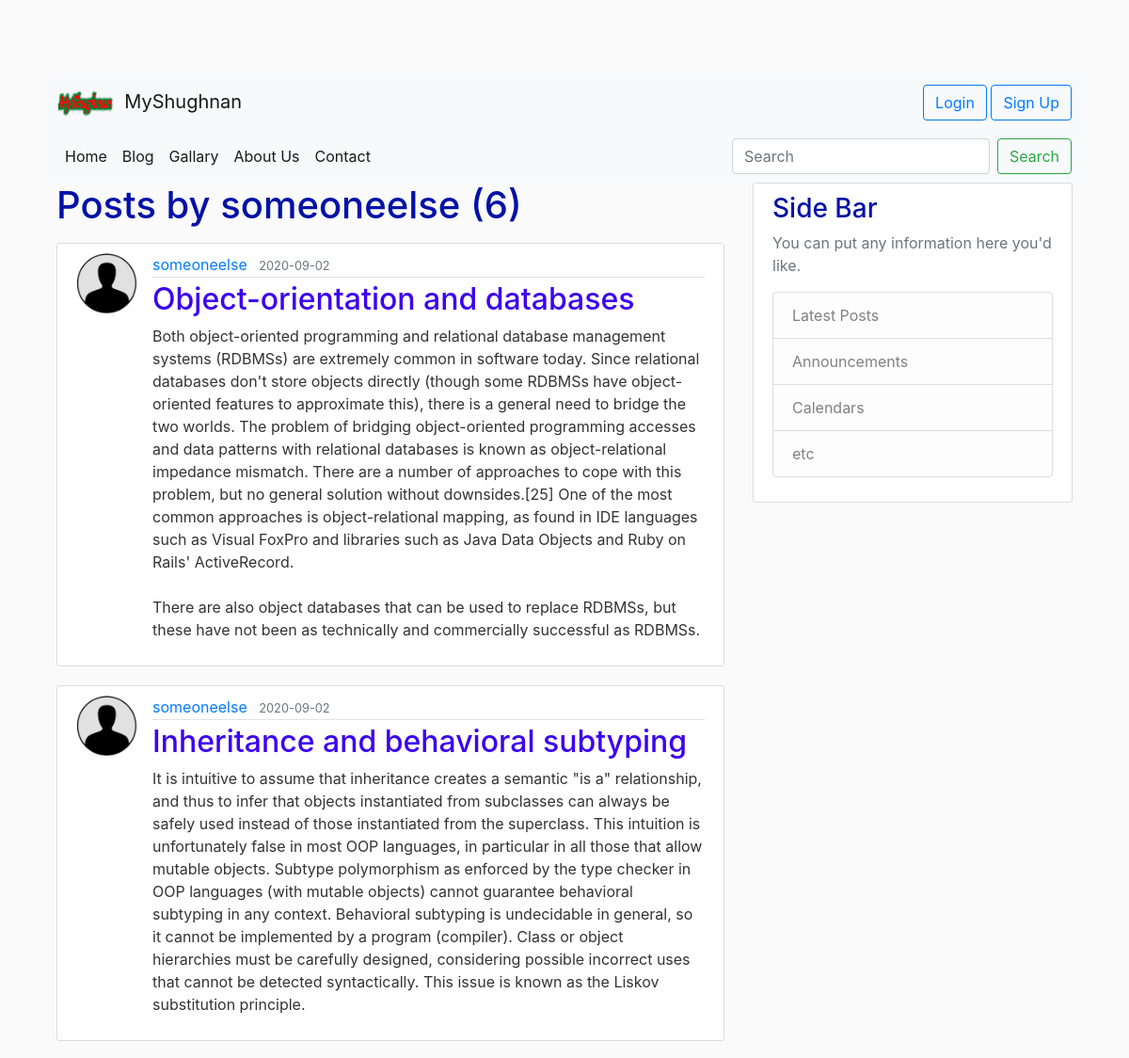
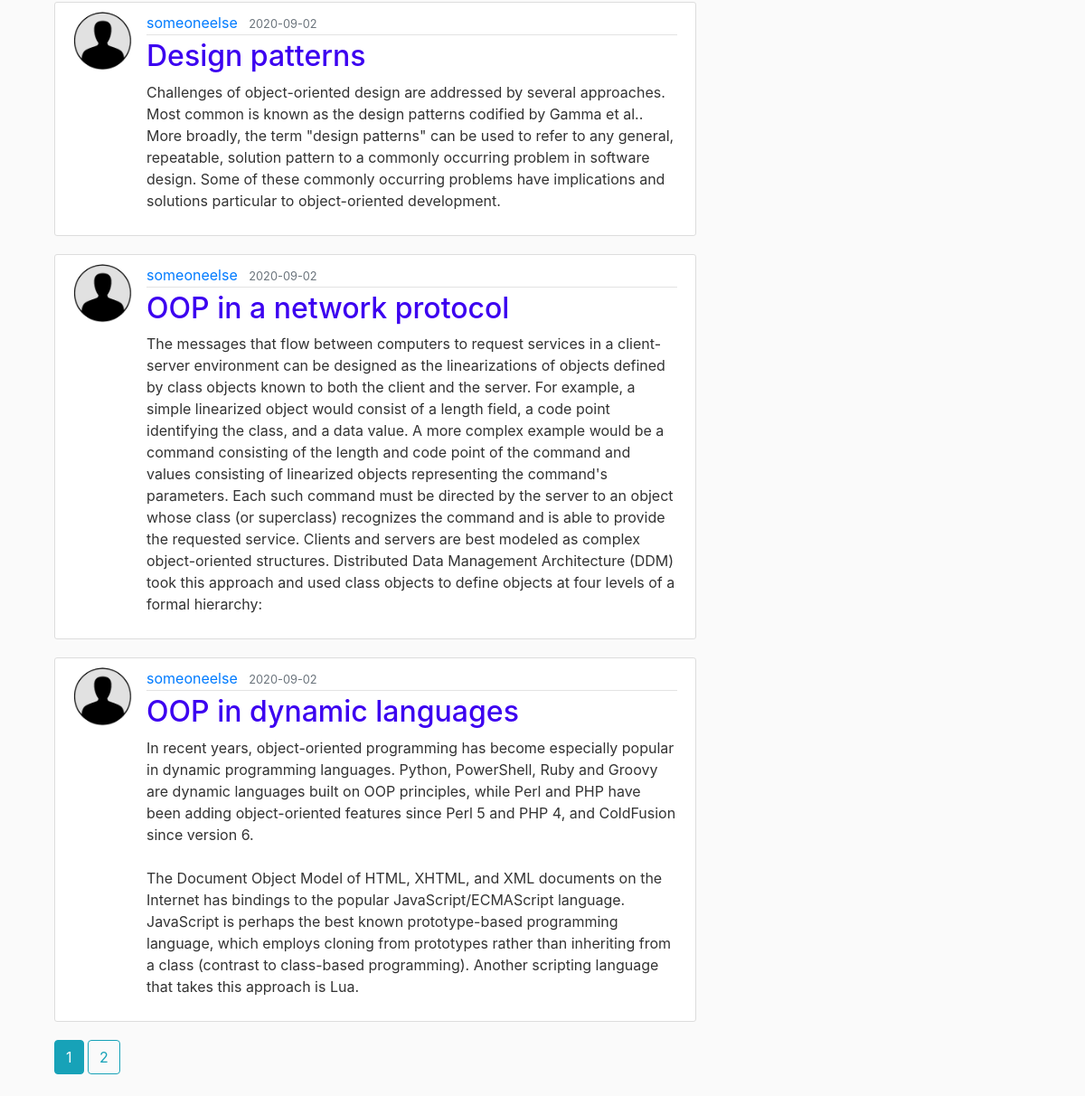
Screenshot of /user/someoneelse with the database file from the repository (2 pictures, top to bottom).
### flaskblog/models.py (models this page shows, shortened)
class User(db.Model, UserMixin):
    id = db.Column(db.Integer, primary_key = True )
    username = db.Column(db.String(20), unique = True, nullable = False)
    email = db.Column(db.String(120), unique = True, nullable = False)
    image_file = db.Column(db.String(20), nullable = False, default = 'default.jpg')
    password = db.Column(db.String(60), nullable = False)
    posts = db.relationship('Post', backref='author', lazy = True)

class Post(db.Model):
    id = db.Column(db.Integer, primary_key = True )
    title  = db.Column(db.String(100), nullable = False)
    date_posted = db.Column(db.DateTime,  nullable = False, default = datetime.utcnow)
    content =  db.Column(db.Text, nullable = False)
    user_id = db.Column(db.Integer, db.ForeignKey('user.id'), nullable = False)

### flaskblog/users/routes.py (the view)
@users.route("/user/<string:username>")
def user_posts(username):
    page = request.args.get('page', 1, type=int)
    user = User.query.filter_by(username=username).first_or_404()
    posts = Post.query.filter_by(author=user)\
        .order_by(Post.date_posted.desc())\
        .paginate(page=page, per_page=5)
    return render_template('user_posts.html', posts=posts, user=user)

### flaskblog/templates/user_posts.html
{% extends "base.html" %}
{% block content %}
    <h1 class="mb-3">Posts by {{ user.username }} ({{ posts.total }})</h1>
    {% for post in posts.items %}
        <article class="media content-section">
          <img class="rounded-circle article-img" height="100" width="100" src="{{ url_for('static', filename='profile_pics/' + post.author.image_file) }}">
          <div class="media-body">
            <div class="article-metadata">
              <a class="mr-2" href="{{ url_for('users.user_posts', username=post.author.username) }}">{{ post.author.username }}</a>
              <small class="text-muted">{{ post.date_posted.strftime('%Y-%m-%d') }}</small>
            </div>
            <h2><a class="article-title" href="{{ url_for('posts.post', post_id=post.id) }}">{{ post.title }}</a></h2>
            <p class="article-content">{{ post.content }}</p>
          </div>
        </article>
    {% endfor %}
    {% for page_num in posts.iter_pages(left_edge=1, right_edge=1, left_current=1, right_current=2) %}
      {% if page_num %}
        {% if posts.page == page_num %}
          <a class="btn btn-info mb-4" href="{{ url_for('users.user_posts', username=user.username, page=page_num) }}">{{ page_num }}</a>
        {% else %}
          <a class="btn btn-outline-info mb-4" href="{{ url_for('users.user_posts', username=user.username, page=page_num) }}">{{ page_num }}</a>
        {% endif %}
      {% else %}
        ...
      {% endif %}
    {% endfor %}
{% endblock content %}

### flaskblog/static/main.css (style rules this page uses)
body { background: #fafafa; color: #333333; margin-top: 5rem; }
h1, h2, h3, h4, h5, h6 { color: #0011a8; }
.content-section { background: #ffffff; padding: 10px 20px; border: 1px solid #dddddd; border-radius: 3px; margin-bottom: 20px; }
.article-title { color: #3c00f0; }
.article-content { white-space: pre-line; }
.article-img { height: 65px; width: 65px; margin-right: 16px; }
.article-metadata { padding-bottom: 1px; margin-bottom: 4px; border-bottom: 1px solid #e3e3e3 }

### rows the page displays
User: username "someoneelse"
Post: image_file (placeholder picture), author.username "someoneelse", date_posted "2020-09-02", title "Object-orientation and databases", content "Both object-oriented programming and relational database management systems (RDBMSs) are extremely common in software today. Since relational databases don't store objects directly (though some RDBMSs have object-oriented features to approximate this), there is a general need to bridge the two worlds. The problem of bridging object-oriented programming accesses and data patterns with relational databases is known as object-relational impedance mismatch. There are a number of approaches to cope with this problem, but no general solution without downsides.[25] One of the most common approaches is object-relational mapping, as found in IDE languages such as Visual FoxPro and libraries such as…"
Post: image_file (placeholder picture), author.username "someoneelse", date_posted "2020-09-02", title "Inheritance and behavioral subtyping", content "It is intuitive to assume that inheritance creates a semantic \"is a\" relationship, and thus to infer that objects instantiated from subclasses can always be safely used instead of those instantiated from the superclass. This intuition is unfortunately false in most OOP languages, in particular in all those that allow mutable objects. Subtype polymorphism as enforced by the type checker in OOP languages (with mutable objects) cannot guarantee behavioral subtyping in any context. Behavioral subtyping is undecidable in general, so it cannot be implemented by a program (compiler). Class or object hierarchies must be carefully designed, considering possible incorrect uses that cannot be detected…"
Post: image_file (placeholder picture), author.username "someoneelse", date_posted "2020-09-02", title "Design patterns", content "Challenges of object-oriented design are addressed by several approaches. Most common is known as the design patterns codified by Gamma et al.. More broadly, the term \"design patterns\" can be used to refer to any general, repeatable, solution pattern to a commonly occurring problem in software design. Some of these commonly occurring problems have implications and solutions particular to object-oriented development."
Post: image_file (placeholder picture), author.username "someoneelse", date_posted "2020-09-02", title "OOP in a network protocol", content "The messages that flow between computers to request services in a client-server environment can be designed as the linearizations of objects defined by class objects known to both the client and the server. For example, a simple linearized object would consist of a length field, a code point identifying the class, and a data value. A more complex example would be a command consisting of the length and code point of the command and values consisting of linearized objects representing the command's parameters. Each such command must be directed by the server to an object whose class (or superclass) recognizes the command and is able to provide the requested service. Clients and servers are…"
Post: image_file (placeholder picture), author.username "someoneelse", date_posted "2020-09-02", title "OOP in dynamic languages", content "In recent years, object-oriented programming has become especially popular in dynamic programming languages. Python, PowerShell, Ruby and Groovy are dynamic languages built on OOP principles, while Perl and PHP have been adding object-oriented features since Perl 5 and PHP 4, and ColdFusion since version 6. The Document Object Model of HTML, XHTML, and XML documents on the Internet has bindings to the popular JavaScript/ECMAScript language. JavaScript is perhaps the best known prototype-based programming language, which employs cloning from prototypes rather than inheriting from a class (contrast to class-based programming). Another scripting language that takes this approach is Lua."

### other values shown
{{ posts.total }} "6"
{{ page_num }} "1"
{{ page_num }} "2"
